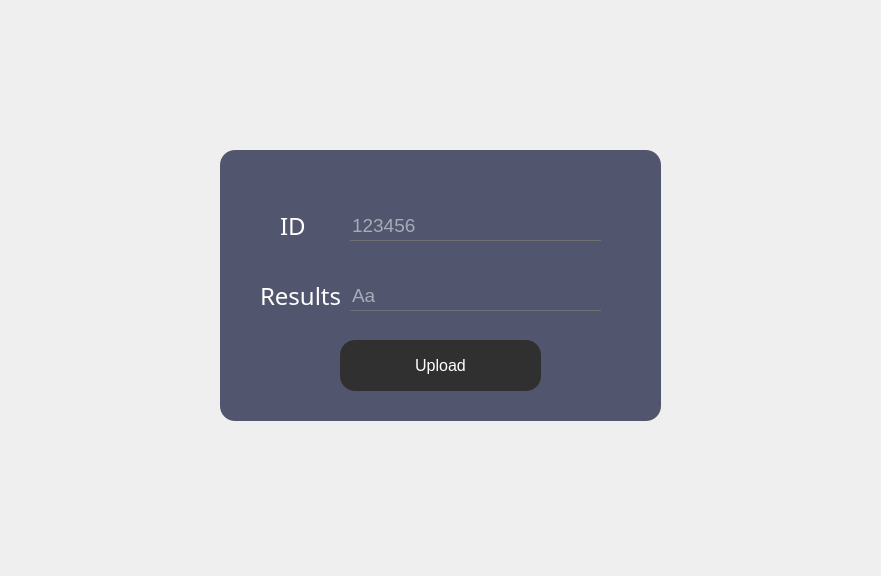
<?xml version="1.0" encoding="UTF-8"?>
<ui version="4.0">
 <class>results</class>
 <widget class="QDialog" name="results">
  <property name="geometry">
   <rect>
    <x>0</x>
    <y>0</y>
    <width>881</width>
    <height>576</height>
   </rect>
  </property>
  <property name="windowTitle">
   <string>Dialog</string>
  </property>
  <property name="styleSheet">
   <string notr="true">*{
    background:url(../../Images_projet/HMR.jpg) ;
}</string>
  </property>
  <widget class="QFrame" name="UPLD">
   <property name="geometry">
    <rect>
     <x>220</x>
     <y>150</y>
     <width>441</width>
     <height>271</height>
    </rect>
   </property>
   <property name="styleSheet">
    <string notr="true">QFrame
{
	background:#51556e;
    border-radius:15px;
}</string>
   </property>
   <property name="frameShape">
    <enum>QFrame::StyledPanel</enum>
   </property>
   <property name="frameShadow">
    <enum>QFrame::Raised</enum>
   </property>
   <widget class="QLabel" name="label_8">
    <property name="geometry">
     <rect>
      <x>490</x>
      <y>350</y>
      <width>231</width>
      <height>171</height>
     </rect>
    </property>
    <property name="text">
     <string/>
    </property>
    <property name="pixmap">
     <pixmap>/QTprojet/smart court.png</pixmap>
    </property>
    <property name="scaledContents">
     <bool>true</bool>
    </property>
   </widget>
   <widget class="QLineEdit" name="Lid_save">
    <property name="geometry">
     <rect>
      <x>130</x>
      <y>60</y>
      <width>251</width>
      <height>31</height>
     </rect>
    </property>
    <property name="font">
     <font>
      <pointsize>14</pointsize>
     </font>
    </property>
    <property name="acceptDrops">
     <bool>true</bool>
    </property>
    <property name="styleSheet">
     <string notr="true">*{
background:transparent;
border:none;
color:white;
border-bottom:1px solid #717072;
}</string>
    </property>
    <property name="inputMask">
     <string/>
    </property>
    <property name="text">
     <string/>
    </property>
    <property name="maxLength">
     <number>32767</number>
    </property>
    <property name="echoMode">
     <enum>QLineEdit::Normal</enum>
    </property>
    <property name="placeholderText">
     <string>123456</string>
    </property>
   </widget>
   <widget class="QLabel" name="idsave">
    <property name="geometry">
     <rect>
      <x>60</x>
      <y>50</y>
      <width>41</width>
      <height>51</height>
     </rect>
    </property>
    <property name="styleSheet">
     <string notr="true">*{
    font-family:century gothic;
    font-size:24px;
	color:white;
}

</string>
    </property>
    <property name="text">
     <string>ID</string>
    </property>
   </widget>
   <widget class="QPushButton" name="UPLOAD">
    <property name="geometry">
     <rect>
      <x>120</x>
      <y>190</y>
      <width>201</width>
      <height>51</height>
     </rect>
    </property>
    <property name="font">
     <font>
      <pointsize>12</pointsize>
     </font>
    </property>
    <property name="styleSheet">
     <string notr="true">*{
color:white;
border-radius: 15px;
background:#303030;
}

*:hover
{
	color:#303030;
	border-radius:15px;
	background:white
}</string>
    </property>
    <property name="text">
     <string>Upload</string>
    </property>
    <property name="icon">
     <iconset>
      <normaloff>../../Images_projet/upload.png</normaloff>../../Images_projet/upload.png</iconset>
    </property>
    <property name="iconSize">
     <size>
      <width>80</width>
      <height>25</height>
     </size>
    </property>
   </widget>
   <widget class="QLineEdit" name="L_results">
    <property name="geometry">
     <rect>
      <x>130</x>
      <y>130</y>
      <width>251</width>
      <height>31</height>
     </rect>
    </property>
    <property name="font">
     <font>
      <pointsize>14</pointsize>
     </font>
    </property>
    <property name="acceptDrops">
     <bool>true</bool>
    </property>
    <property name="styleSheet">
     <string notr="true">*{
background:transparent;
border:none;
color:white;
border-bottom:1px solid #717072;
}</string>
    </property>
    <property name="inputMask">
     <string/>
    </property>
    <property name="text">
     <string/>
    </property>
    <property name="maxLength">
     <number>32767</number>
    </property>
    <property name="echoMode">
     <enum>QLineEdit::Normal</enum>
    </property>
    <property name="placeholderText">
     <string>Aa</string>
    </property>
   </widget>
   <widget class="QLabel" name="results_2">
    <property name="geometry">
     <rect>
      <x>40</x>
      <y>120</y>
      <width>91</width>
      <height>51</height>
     </rect>
    </property>
    <property name="styleSheet">
     <string notr="true">*{
    font-family:century gothic;
    font-size:24px;
	color:white;
}

</string>
    </property>
    <property name="text">
     <string>Results</string>
    </property>
   </widget>
   <zorder>label_8</zorder>
   <zorder>idsave</zorder>
   <zorder>Lid_save</zorder>
   <zorder>UPLOAD</zorder>
   <zorder>L_results</zorder>
   <zorder>results_2</zorder>
  </widget>
 </widget>
 <resources/>
 <connections/>
</ui>
